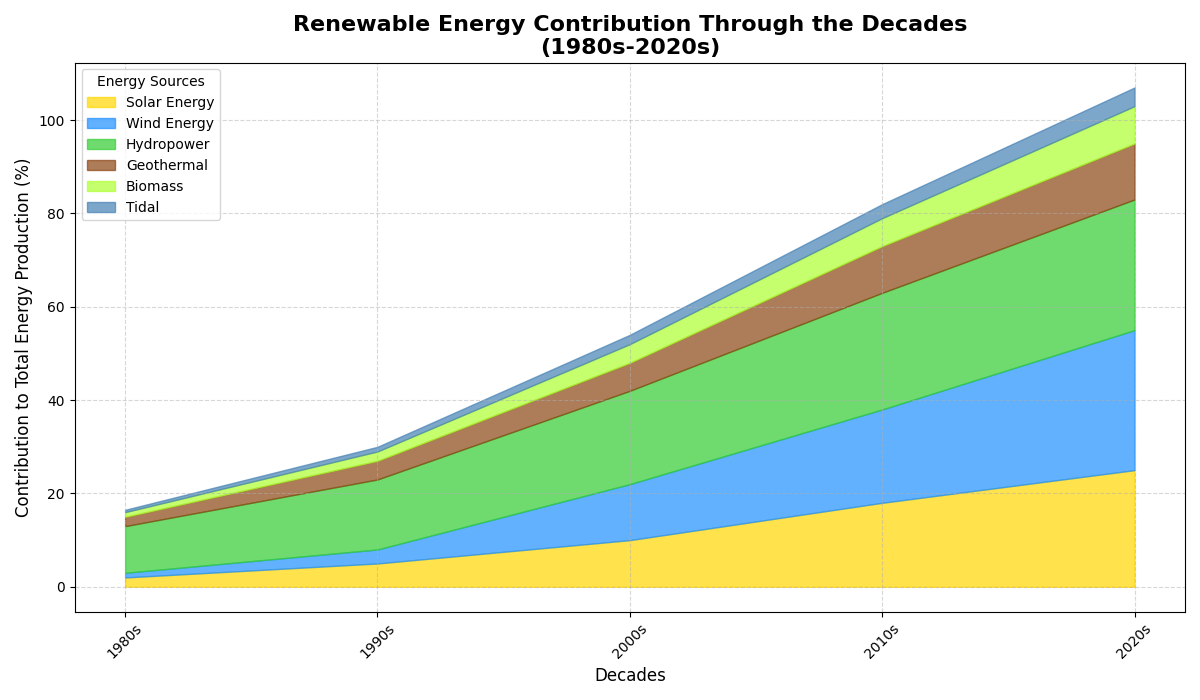

This chart was generated by the following Python code:
import matplotlib.pyplot as plt
import numpy as np

# Data setup
decades = np.array(['1980s', '1990s', '2000s', '2010s', '2020s'])
solar_energy = np.array([2, 5, 10, 18, 25])
wind_energy = np.array([1, 3, 12, 20, 30])
hydropower = np.array([10, 15, 20, 25, 28])
geothermal = np.array([2, 4, 6, 10, 12])
biomass = np.array([1, 2, 4, 6, 8])
tidal = np.array([0.5, 1, 2, 3, 4])

# Create the figure and axis
fig, ax = plt.subplots(figsize=(12, 7))

# Plotting the stacked area chart
ax.fill_between(decades, solar_energy, label='Solar Energy', color='#FFD700', alpha=0.7)
ax.fill_between(decades, solar_energy, wind_energy + solar_energy, label='Wind Energy', color='#1E90FF', alpha=0.7)
ax.fill_between(decades, wind_energy + solar_energy, wind_energy + solar_energy + hydropower, label='Hydropower', color='#32CD32', alpha=0.7)
ax.fill_between(decades, wind_energy + solar_energy + hydropower, wind_energy + solar_energy + hydropower + geothermal, label='Geothermal', color='#8B4513', alpha=0.7)
ax.fill_between(decades, wind_energy + solar_energy + hydropower + geothermal, 
                wind_energy + solar_energy + hydropower + geothermal + biomass, label='Biomass', color='#ADFF2F', alpha=0.7)
ax.fill_between(decades, wind_energy + solar_energy + hydropower + geothermal + biomass, 
                wind_energy + solar_energy + hydropower + geothermal + biomass + tidal, label='Tidal', color='#4682B4', alpha=0.7)

# Add titles and labels
ax.set_title('Renewable Energy Contribution Through the Decades\n(1980s-2020s)', fontsize=16, fontweight='bold')
ax.set_xlabel('Decades', fontsize=12)
ax.set_ylabel('Contribution to Total Energy Production (%)', fontsize=12)

# Customize x-axis ticks
ax.set_xticks(np.arange(len(decades)))
ax.set_xticklabels(decades, rotation=45)

# Add a grid to improve readability
ax.grid(linestyle='--', alpha=0.5)

# Add a legend to distinguish between areas
ax.legend(loc='upper left', title='Energy Sources', fontsize=10)

# Adjust the layout to prevent overlap
plt.tight_layout()

# Display the plot
plt.show()
